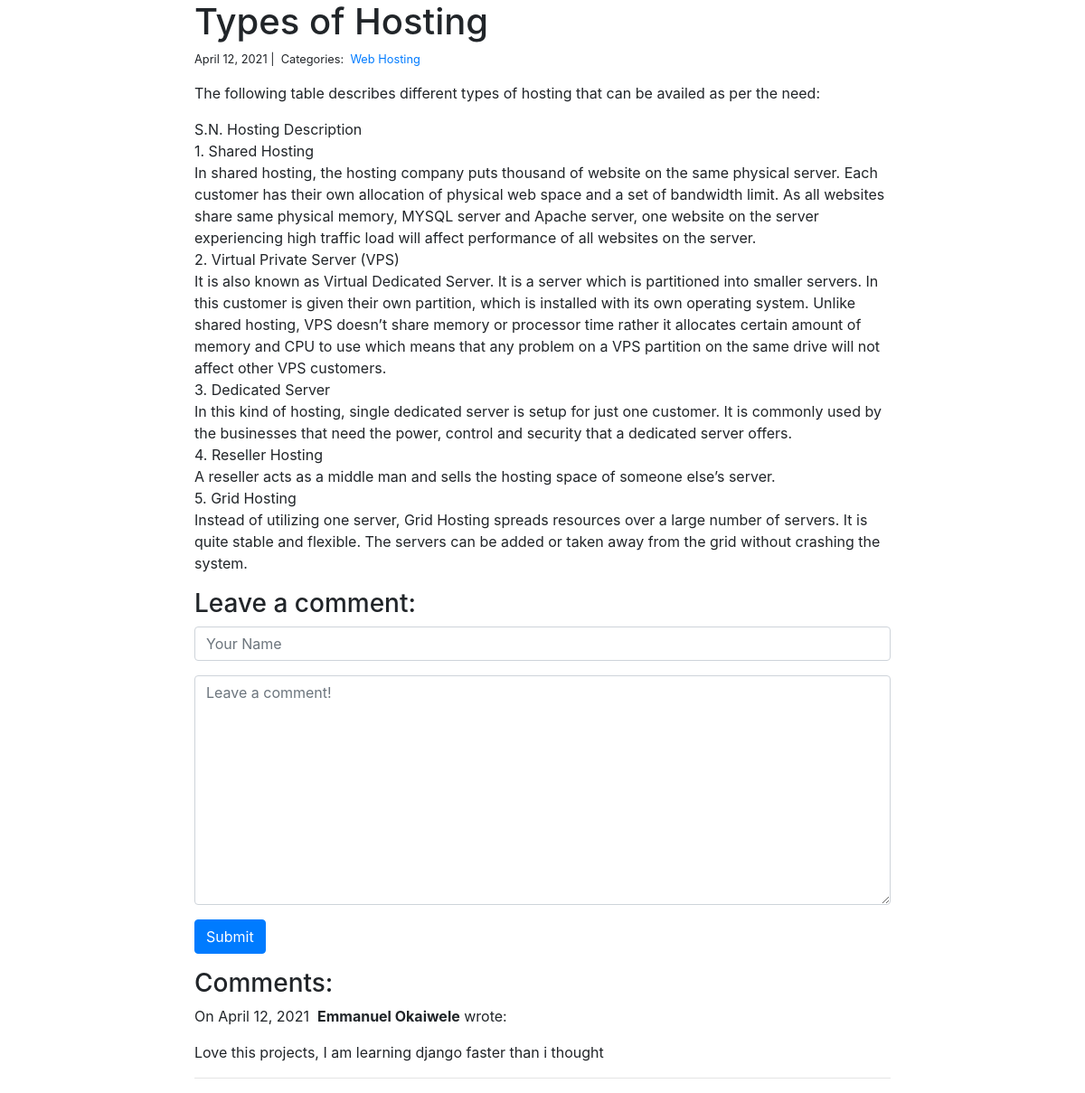
Page /blog/1/ on the committed database.
### blog/models.py (models this page shows)
class Post(models.Model):
    title = models.CharField(max_length=255)
    body = models.TextField()
    created_on = models.DateTimeField(auto_now_add=True)
    last_modifed = models.DateTimeField(auto_now=True)
    categories = models.ManyToManyField('Category',  related_name='posts')

class Category(models.Model):
    name = models.CharField(max_length=20)

class Comment(models.Model):
    author = models.CharField(max_length=60)
    body = models.TextField()
    created_on = models.DateTimeField(auto_now_add=True)
    post = models.ForeignKey('Post', on_delete=models.CASCADE)

### blog/views.py (the view, shortened to what this page needs)
# urls.py: path("<int:pk>/", views.blog_detail, name="blog_detail"),
def blog_detail(request, pk):
    post = Post.objects.get(pk=pk)
    form = CommentForm()
    comments = Comment.objects.filter(post=post)
    context = {
        "post":post,
        "comments": comments,
        "form":form,
    }
    return render(request, "blog_detail.html", context)

### blog/forms.py
class CommentForm(forms.Form):
    author = forms.CharField(
        max_length=60,
        widget=forms.TextInput(attrs={
            "class": "form-control",
            "placeholder": "Your Name"
        })
    )
    body = forms.CharField(widget=forms.Textarea(
        attrs={
            "class": "form-control",
            "placeholder": "Leave a comment!"
        })
    )

### blog/templates/blog_detail.html (shortened to what this page needs)
{% extends "base.html" %}
{% block page_content %}
<div class="col-md-8 offset-md-2">
    <h1>{{ post.title }}</h1>
    <small>
        {{ post.created_on.date }} |&nbsp;
        Categories:&nbsp;
        {% for category in post.categories.all %}
        <a href="{% url 'blog_category' category.name %}">
            {{ category.name }}
        </a>&nbsp;
        {% endfor %}
    </small>
    <p>{{ post.body | linebreaks }}</p>
    <h3>Leave a comment:</h3>
    <form action="/blog/{{ post.pk }}/" method="post">
        <div class="form-group">
            {{ form.author }}
        </div>
        <div class="form-group">
            {{ form.body }}
        </div>
        <button type="submit" class="btn btn-primary">Submit</button>
    </form>
    <h3>Comments:</h3>
    {% for comment in comments %}
    <p>
        On {{comment.created_on.date }}&nbsp;
        <b>{{ comment.author }}</b> wrote:
    </p>
    <p>{{ comment.body }}</p>
    <hr>
    {% endfor %}
</div>
{% endblock %}

### rows in the picture
Post: title "Types of Hosting", created_on "April 12, 2021", body "The following table describes different types of hosting that can be availed as per the need: S.N. Hosting Description 1. Shared Hosting In shared hosting, the hosting company puts thousand of website on the same physical server. Each customer has their own allocation of physical web space and a set of bandwidth limit. As all websites share same physical memory, MYSQL server and Apache server, one website on the server experiencing high traffic load will affect performance of all websites on the server. 2. Virtual Private Server (VPS) It is also known as Virtual Dedicated Server. It is a server which is partitioned into smaller servers. In this customer is given their own partition, which…"
Category: name "Web Hosting"
Comment: created_on "April 12, 2021", author "Emmanuel Okaiwele", body "Love this projects, I am learning django faster than i thought"
